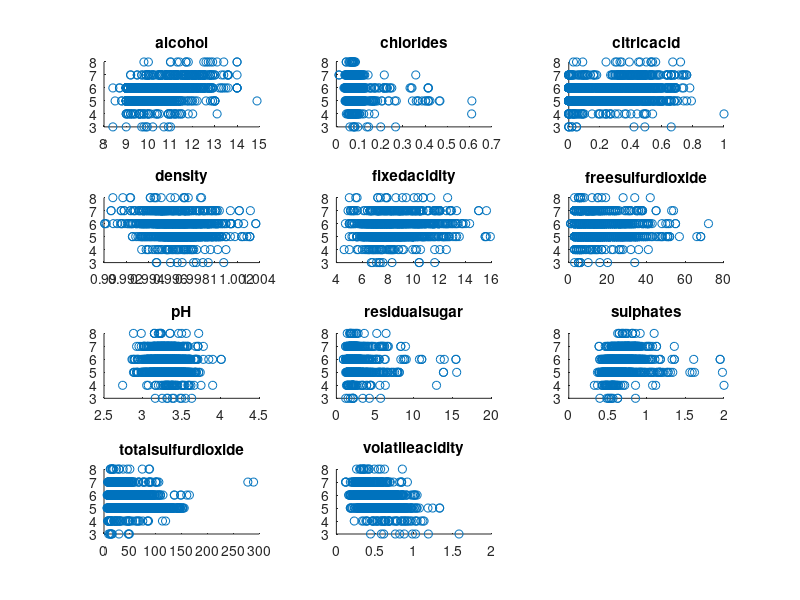

MATLAB code for this plot: (Note: this script raises an error after producing the figure.)
%%

clear
load('data/wine.mat');
Y = y;
clear y;

%%

figure;
for I = 1:11
    subplot(4,3,I);
    scatter(X(:,I),Y);
    title(labels{I});
end

%%

[sX, Xfw, Xbw] = minmaxNorm(X);
[sY, Yfw, Ybw] = minmaxNorm(Y);

%%

params = {{100, 200, 300, 400}, {5}};
[test_err, train_err, params_comb] = crossValidateModel(@forestsSim, X, Y, params);


%%

model = forestsSim(X, Y, {400, 5});
%Train error: 0.005579, test error: 0.013645

%% 1 4

XX = X(:, [1 4]);
[sX, Xfw, Xbw] = minmaxNorm(XX);
[sY, Yfw, Ybw] = minmaxNorm(Y);

%%

params = {{100, 200, 300, 400}, {5}};
[test_err, train_err, params_comb] = crossValidateModel(@forestsSim, sX, sY, params);

%%

model = nnSim(sX, sY, {0.1, 0.014});
plotTrainedModel(model, 50, 0, 1, 0, 0, Xbw, Ybw);
xlabel(labels{1});
ylabel(labels{4});
zlabel('Quality [0-10]');
hold on;
scatter3(XX(:,1), XX(:,2), Y);


%%

crossValidateModel(@nnSim, sX, sY, {1.2, 0.001, 100});

%%

model = nnSim(sX, sY, {1.1, 0.01, 100});

